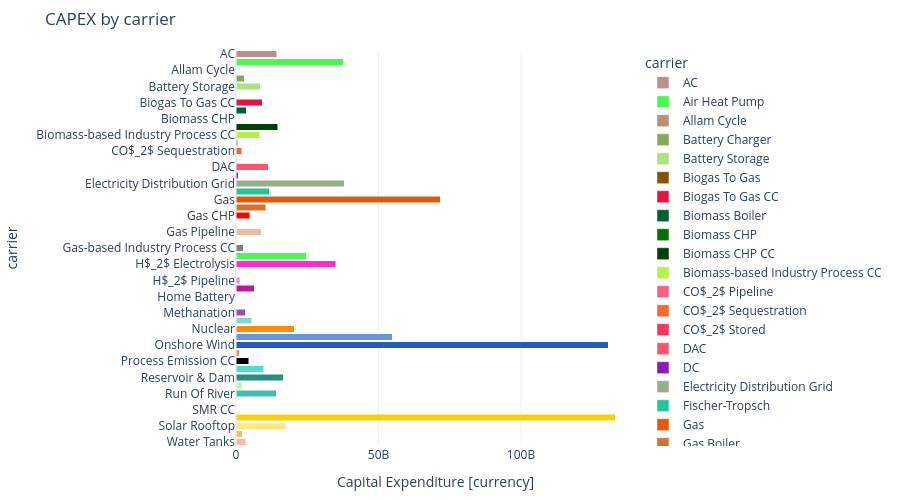

Notebook code cell kept with this figure:
### Code cell
# plotly sizing in pixels
s.capex.iplot.bar(height=500, width=900, title="CAPEX by carrier")

### Figure 1 — Plotly figure (JSON) as saved in the notebook; plotly's stock layout.template omitted (floating-point values rounded to 4 significant figures)
{"data": [{"hovertemplate": "carrier=%{y}<br>Capital Expenditure [currency]=%{x}<extra></extra>", "legendgroup": "AC", "marker": {"color": "rosybrown", "pattern": {"shape": ""}}, "name": "AC", "orientation": "h", "showlegend": true, "textposition": "auto", "type": "bar", "x": [14280000000.0], "xaxis": "x", "y": ["AC"], "yaxis": "y"}, {"hovertemplate": "carrier=%{y}<br>Capital Expenditure [currency]=%{x}<extra></extra>", "legendgroup": "Air Heat Pump", "marker": {"color": "#48f74f", "pattern": {"shape": ""}}, "name": "Air Heat Pump", "orientation": "h", "showlegend": true, "textposition": "auto", "type": "bar", "x": [37700000000.0], "xaxis": "x", "y": ["Air Heat Pump"], "yaxis": "y"}, {"hovertemplate": "carrier=%{y}<br>Capital Expenditure [currency]=%{x}<extra></extra>", "legendgroup": "Allam Cycle", "marker": {"color": "#B98F76", "pattern": {"shape": ""}}, "name": "Allam Cycle", "orientation": "h", "showlegend": true, "textposition": "auto", "type": "bar", "x": [9737.0], "xaxis": "x", "y": ["Allam Cycle"], "yaxis": "y"}, {"hovertemplate": "carrier=%{y}<br>Capital Expenditure [currency]=%{x}<extra></extra>", "legendgroup": "Battery Charger", "marker": {"color": "#88a75b", "pattern": {"shape": ""}}, "name": "Battery Charger", "orientation": "h", "showlegend": true, "textposition": "auto", "type": "bar", "x": [2816000000.0], "xaxis": "x", "y": ["Battery Charger"], "yaxis": "y"}, {"hovertemplate": "carrier=%{y}<br>Capital Expenditure [currency]=%{x}<extra></extra>", "legendgroup": "Battery Storage", "marker": {"color": "#ace37f", "pattern": {"shape": ""}}, "name": "Battery Storage", "orientation": "h", "showlegend": true, "textposition": "auto", "type": "bar", "x": [8530000000.0], "xaxis": "x", "y": ["Battery Storage"], "yaxis": "y"}, {"hovertemplate": "carrier=%{y}<br>Capital Expenditure [currency]=%{x}<extra></extra>", "legendgroup": "Biogas To Gas", "marker": {"color": "#805500", "pattern": {"shape": ""}}, "name": "Biogas To Gas", "orientation": "h", "showlegend": true, "textposition": "auto", "type": "bar", "x": [32660.0], "xaxis": "x", "y": ["Biogas To Gas"], "yaxis": "y"}, {"hovertemplate": "carrier=%{y}<br>Capital Expenditure [currency]=%{x}<extra></extra>", "legendgroup": "Biogas To Gas CC", "marker": {"color": "#e51245", "pattern": {"shape": ""}}, "name": "Biogas To Gas CC", "orientation": "h", "showlegend": true, "textposition": "auto", "type": "bar", "x": [9249000000.0], "xaxis": "x", "y": ["Biogas To Gas CC"], "yaxis": "y"}, {"hovertemplate": "carrier=%{y}<br>Capital Expenditure [currency]=%{x}<extra></extra>", "legendgroup": "Biomass Boiler", "marker": {"color": "#006030", "pattern": {"shape": ""}}, "name": "Biomass Boiler", "orientation": "h", "showlegend": true, "textposition": "auto", "type": "bar", "x": [3562000000.0], "xaxis": "x", "y": ["Biomass Boiler"], "yaxis": "y"}, {"hovertemplate": "carrier=%{y}<br>Capital Expenditure [currency]=%{x}<extra></extra>", "legendgroup": "Biomass CHP", "marker": {"color": "#007008", "pattern": {"shape": ""}}, "name": "Biomass CHP", "orientation": "h", "showlegend": true, "textposition": "auto", "type": "bar", "x": [12970.0], "xaxis": "x", "y": ["Biomass CHP"], "yaxis": "y"}, {"hovertemplate": "carrier=%{y}<br>Capital Expenditure [currency]=%{x}<extra></extra>", "legendgroup": "Biomass CHP CC", "marker": {"color": "#004008", "pattern": {"shape": ""}}, "name": "Biomass CHP CC", "orientation": "h", "showlegend": true, "textposition": "auto", "type": "bar", "x": [14640000000.0], "xaxis": "x", "y": ["Biomass CHP CC"], "yaxis": "y"}, {"hovertemplate": "carrier=%{y}<br>Capital Expenditure [currency]=%{x}<extra></extra>", "legendgroup": "Biomass-based Industry Process CC", "marker": {"color": "#b7f046", "pattern": {"shape": ""}}, "name": "Biomass-based Industry Process CC", "orientation": "h", "showlegend": true, "textposition": "auto", "type": "bar", "x": [8399000000.0], "xaxis": "x", "y": ["Biomass-based Industry Process CC"], "yaxis": "y"}, {"hovertemplate": "carrier=%{y}<br>Capital Expenditure [currency]=%{x}<extra></extra>", "legendgroup": "CO$_2$ Pipeline", "marker": {"color": "#f5627f", "pattern": {"shape": ""}}, "name": "CO$_2$ Pipeline", "orientation": "h", "showlegend": true, "textposition": "auto", "type": "bar", "x": [634600000.0], "xaxis": "x", "y": ["CO$_2$ Pipeline"], "yaxis": "y"}, {"hovertemplate": "carrier=%{y}<br>Capital Expenditure [currency]=%{x}<extra></extra>", "legendgroup": "CO$_2$ Sequestration", "marker": {"color": "#f2682f", "pattern": {"shape": ""}}, "name": "CO$_2$ Sequestration", "orientation": "h", "showlegend": true, "textposition": "auto", "type": "bar", "x": [2000000000.0], "xaxis": "x", "y": ["CO$_2$ Sequestration"], "yaxis": "y"}, {"hovertemplate": "carrier=%{y}<br>Capital Expenditure [currency]=%{x}<extra></extra>", "legendgroup": "CO$_2$ Stored", "marker": {"color": "#f2385a", "pattern": {"shape": ""}}, "name": "CO$_2$ Stored", "orientation": "h", "showlegend": true, "textposition": "auto", "type": "bar", "x": [308900000.0], "xaxis": "x", "y": ["CO$_2$ Stored"], "yaxis": "y"}, {"hovertemplate": "carrier=%{y}<br>Capital Expenditure [currency]=%{x}<extra></extra>", "legendgroup": "DAC", "marker": {"color": "#ff5270", "pattern": {"shape": ""}}, "name": "DAC", "orientation": "h", "showlegend": true, "textposition": "auto", "type": "bar", "x": [11240000000.0], "xaxis": "x", "y": ["DAC"], "yaxis": "y"}, {"hovertemplate": "carrier=%{y}<br>Capital Expenditure [currency]=%{x}<extra></extra>", "legendgroup": "DC", "marker": {"color": "#8a1caf", "pattern": {"shape": ""}}, "name": "DC", "orientation": "h", "showlegend": true, "textposition": "auto", "type": "bar", "x": [842100000.0], "xaxis": "x", "y": ["DC"], "yaxis": "y"}, {"hovertemplate": "carrier=%{y}<br>Capital Expenditure [currency]=%{x}<extra></extra>", "legendgroup": "Electricity Distribution Grid", "marker": {"color": "#97ad8c", "pattern": {"shape": ""}}, "name": "Electricity Distribution Grid", "orientation": "h", "showlegend": true, "textposition": "auto", "type": "bar", "x": [37920000000.0], "xaxis": "x", "y": ["Electricity Distribution Grid"], "yaxis": "y"}, {"hovertemplate": "carrier=%{y}<br>Capital Expenditure [currency]=%{x}<extra></extra>", "legendgroup": "Fischer-Tropsch", "marker": {"color": "#25c49a", "pattern": {"shape": ""}}, "name": "Fischer-Tropsch", "orientation": "h", "showlegend": true, "textposition": "auto", "type": "bar", "x": [11740000000.0], "xaxis": "x", "y": ["Fischer-Tropsch"], "yaxis": "y"}, {"hovertemplate": "carrier=%{y}<br>Capital Expenditure [currency]=%{x}<extra></extra>", "legendgroup": "Gas", "marker": {"color": "#e05b09", "pattern": {"shape": ""}}, "name": "Gas", "orientation": "h", "showlegend": true, "textposition": "auto", "type": "bar", "x": [71730000000.0], "xaxis": "x", "y": ["Gas"], "yaxis": "y"}, {"hovertemplate": "carrier=%{y}<br>Capital Expenditure [currency]=%{x}<extra></extra>", "legendgroup": "Gas Boiler", "marker": {"color": "#d4722e", "pattern": {"shape": ""}}, "name": "Gas Boiler", "orientation": "h", "showlegend": true, "textposition": "auto", "type": "bar", "x": [10420000000.0], "xaxis": "x", "y": ["Gas Boiler"], "yaxis": "y"}, {"hovertemplate": "carrier=%{y}<br>Capital Expenditure [currency]=%{x}<extra></extra>", "legendgroup": "Gas CHP", "marker": {"color": "#ff0000", "pattern": {"shape": ""}}, "name": "Gas CHP", "orientation": "h", "showlegend": true, "textposition": "auto", "type": "bar", "x": [4891000000.0], "xaxis": "x", "y": ["Gas CHP"], "yaxis": "y"}, {"hovertemplate": "carrier=%{y}<br>Capital Expenditure [currency]=%{x}<extra></extra>", "legendgroup": "Gas CHP CC", "marker": {"color": "#6e4e4c", "pattern": {"shape": ""}}, "name": "Gas CHP CC", "orientation": "h", "showlegend": true, "textposition": "auto", "type": "bar", "x": [10880.0], "xaxis": "x", "y": ["Gas CHP CC"], "yaxis": "y"}, {"hovertemplate": "carrier=%{y}<br>Capital Expenditure [currency]=%{x}<extra></extra>", "legendgroup": "Gas Pipeline", "marker": {"color": "#ebbca0", "pattern": {"shape": ""}}, "name": "Gas Pipeline", "orientation": "h", "showlegend": true, "textposition": "auto", "type": "bar", "x": [8797000000.0], "xaxis": "x", "y": ["Gas Pipeline"], "yaxis": "y"}, {"hovertemplate": "carrier=%{y}<br>Capital Expenditure [currency]=%{x}<extra></extra>", "legendgroup": "Gas Pipeline New", "marker": {"color": "#a87c62", "pattern": {"shape": ""}}, "name": "Gas Pipeline New", "orientation": "h", "showlegend": true, "textposition": "auto", "type": "bar", "x": [3772000.0], "xaxis": "x", "y": ["Gas Pipeline New"], "yaxis": "y"}, {"hovertemplate": "carrier=%{y}<br>Capital Expenditure [currency]=%{x}<extra></extra>", "legendgroup": "Gas-based Industry Process CC", "marker": {"color": "#808080", "pattern": {"shape": ""}}, "name": "Gas-based Industry Process CC", "orientation": "h", "showlegend": true, "textposition": "auto", "type": "bar", "x": [2465000000.0], "xaxis": "x", "y": ["Gas-based Industry Process CC"], "yaxis": "y"}, {"hovertemplate": "carrier=%{y}<br>Capital Expenditure [currency]=%{x}<extra></extra>", "legendgroup": "Ground Heat Pump", "marker": {"color": "#48f74f", "pattern": {"shape": ""}}, "name": "Ground Heat Pump", "orientation": "h", "showlegend": true, "textposition": "auto", "type": "bar", "x": [24720000000.0], "xaxis": "x", "y": ["Ground Heat Pump"], "yaxis": "y"}, {"hovertemplate": "carrier=%{y}<br>Capital Expenditure [currency]=%{x}<extra></extra>", "legendgroup": "H$_2$ Electrolysis", "marker": {"color": "#ff29d9", "pattern": {"shape": ""}}, "name": "H$_2$ Electrolysis", "orientation": "h", "showlegend": true, "textposition": "auto", "type": "bar", "x": [35070000000.0], "xaxis": "x", "y": ["H$_2$ Electrolysis"], "yaxis": "y"}, {"hovertemplate": "carrier=%{y}<br>Capital Expenditure [currency]=%{x}<extra></extra>", "legendgroup": "H$_2$ Fuel Cell", "marker": {"color": "#c251ae", "pattern": {"shape": ""}}, "name": "H$_2$ Fuel Cell", "orientation": "h", "showlegend": true, "textposition": "auto", "type": "bar", "x": [9696.0], "xaxis": "x", "y": ["H$_2$ Fuel Cell"], "yaxis": "y"}, {"hovertemplate": "carrier=%{y}<br>Capital Expenditure [currency]=%{x}<extra></extra>", "legendgroup": "H$_2$ Pipeline", "marker": {"color": "#f081dc", "pattern": {"shape": ""}}, "name": "H$_2$ Pipeline", "orientation": "h", "showlegend": true, "textposition": "auto", "type": "bar", "x": [1254000000.0], "xaxis": "x", "y": ["H$_2$ Pipeline"], "yaxis": "y"}, {"hovertemplate": "carrier=%{y}<br>Capital Expenditure [currency]=%{x}<extra></extra>", "legendgroup": "H$_2$ Storage", "marker": {"color": "#bf13a0", "pattern": {"shape": ""}}, "name": "H$_2$ Storage", "orientation": "h", "showlegend": true, "textposition": "auto", "type": "bar", "x": [6376000000.0], "xaxis": "x", "y": ["H$_2$ Storage"], "yaxis": "y"}, {"hovertemplate": "carrier=%{y}<br>Capital Expenditure [currency]=%{x}<extra></extra>", "legendgroup": "Home Battery", "marker": {"color": "#80c944", "pattern": {"shape": ""}}, "name": "Home Battery", "orientation": "h", "showlegend": true, "textposition": "auto", "type": "bar", "x": [11350.0], "xaxis": "x", "y": ["Home Battery"], "yaxis": "y"}, {"hovertemplate": "carrier=%{y}<br>Capital Expenditure [currency]=%{x}<extra></extra>", "legendgroup": "Home Battery Charger", "marker": {"color": "#5e8032", "pattern": {"shape": ""}}, "name": "Home Battery Charger", "orientation": "h", "showlegend": true, "textposition": "auto", "type": "bar", "x": [12030.0], "xaxis": "x", "y": ["Home Battery Charger"], "yaxis": "y"}, {"hovertemplate": "carrier=%{y}<br>Capital Expenditure [currency]=%{x}<extra></extra>", "legendgroup": "Methanation", "marker": {"color": "#9850ad", "pattern": {"shape": ""}}, "name": "Methanation", "orientation": "h", "showlegend": true, "textposition": "auto", "type": "bar", "x": [3282000000.0], "xaxis": "x", "y": ["Methanation"], "yaxis": "y"}, {"hovertemplate": "carrier=%{y}<br>Capital Expenditure [currency]=%{x}<extra></extra>", "legendgroup": "Methanolisation", "marker": {"color": "#83d6d5", "pattern": {"shape": ""}}, "name": "Methanolisation", "orientation": "h", "showlegend": true, "textposition": "auto", "type": "bar", "x": [5464000000.0], "xaxis": "x", "y": ["Methanolisation"], "yaxis": "y"}, {"hovertemplate": "carrier=%{y}<br>Capital Expenditure [currency]=%{x}<extra></extra>", "legendgroup": "Nuclear", "marker": {"color": "#ff8c00", "pattern": {"shape": ""}}, "name": "Nuclear", "orientation": "h", "showlegend": true, "textposition": "auto", "type": "bar", "x": [20390000000.0], "xaxis": "x", "y": ["Nuclear"], "yaxis": "y"}, {"hovertemplate": "carrier=%{y}<br>Capital Expenditure [currency]=%{x}<extra></extra>", "legendgroup": "Offshore Wind", "marker": {"color": "#6895dd", "pattern": {"shape": ""}}, "name": "Offshore Wind", "orientation": "h", "showlegend": true, "textposition": "auto", "type": "bar", "x": [54860000000.0], "xaxis": "x", "y": ["Offshore Wind"], "yaxis": "y"}, {"hovertemplate": "carrier=%{y}<br>Capital Expenditure [currency]=%{x}<extra></extra>", "legendgroup": "Onshore Wind", "marker": {"color": "#235ebc", "pattern": {"shape": ""}}, "name": "Onshore Wind", "orientation": "h", "showlegend": true, "textposition": "auto", "type": "bar", "x": [130500000000.0], "xaxis": "x", "y": ["Onshore Wind"], "yaxis": "y"}, {"hovertemplate": "carrier=%{y}<br>Capital Expenditure [currency]=%{x}<extra></extra>", "legendgroup": "Open-Cycle Gas", "marker": {"color": "#e0986c", "pattern": {"shape": ""}}, "name": "Open-Cycle Gas", "orientation": "h", "showlegend": true, "textposition": "auto", "type": "bar", "x": [1215000000.0], "xaxis": "x", "y": ["Open-Cycle Gas"], "yaxis": "y"}, {"hovertemplate": "carrier=%{y}<br>Capital Expenditure [currency]=%{x}<extra></extra>", "legendgroup": "Process Emission CC", "marker": {"color": "#000000", "pattern": {"shape": ""}}, "name": "Process Emission CC", "orientation": "h", "showlegend": true, "textposition": "auto", "type": "bar", "x": [4441000000.0], "xaxis": "x", "y": ["Process Emission CC"], "yaxis": "y"}, {"hovertemplate": "carrier=%{y}<br>Capital Expenditure [currency]=%{x}<extra></extra>", "legendgroup": "Pumped Hydro Storage", "marker": {"color": "#51dbcc", "pattern": {"shape": ""}}, "name": "Pumped Hydro Storage", "orientation": "h", "showlegend": true, "textposition": "auto", "type": "bar", "x": [9764000000.0], "xaxis": "x", "y": ["Pumped Hydro Storage"], "yaxis": "y"}, {"hovertemplate": "carrier=%{y}<br>Capital Expenditure [currency]=%{x}<extra></extra>", "legendgroup": "Reservoir & Dam", "marker": {"color": "#298c81", "pattern": {"shape": ""}}, "name": "Reservoir & Dam", "orientation": "h", "showlegend": true, "textposition": "auto", "type": "bar", "x": [16560000000.0], "xaxis": "x", "y": ["Reservoir & Dam"], "yaxis": "y"}, {"hovertemplate": "carrier=%{y}<br>Capital Expenditure [currency]=%{x}<extra></extra>", "legendgroup": "Resistive Heater", "marker": {"color": "#bef5b5", "pattern": {"shape": ""}}, "name": "Resistive Heater", "orientation": "h", "showlegend": true, "textposition": "auto", "type": "bar", "x": [2138000000.0], "xaxis": "x", "y": ["Resistive Heater"], "yaxis": "y"}, {"hovertemplate": "carrier=%{y}<br>Capital Expenditure [currency]=%{x}<extra></extra>", "legendgroup": "Run Of River", "marker": {"color": "#3dbfb0", "pattern": {"shape": ""}}, "name": "Run Of River", "orientation": "h", "showlegend": true, "textposition": "auto", "type": "bar", "x": [14200000000.0], "xaxis": "x", "y": ["Run Of River"], "yaxis": "y"}, {"hovertemplate": "carrier=%{y}<br>Capital Expenditure [currency]=%{x}<extra></extra>", "legendgroup": "SMR", "marker": {"color": "#870c71", "pattern": {"shape": ""}}, "name": "SMR", "orientation": "h", "showlegend": true, "textposition": "auto", "type": "bar", "x": [4967.0], "xaxis": "x", "y": ["SMR"], "yaxis": "y"}, {"hovertemplate": "carrier=%{y}<br>Capital Expenditure [currency]=%{x}<extra></extra>", "legendgroup": "SMR CC", "marker": {"color": "#4f1745", "pattern": {"shape": ""}}, "name": "SMR CC", "orientation": "h", "showlegend": true, "textposition": "auto", "type": "bar", "x": [6389.0], "xaxis": "x", "y": ["SMR CC"], "yaxis": "y"}, {"hovertemplate": "carrier=%{y}<br>Capital Expenditure [currency]=%{x}<extra></extra>", "legendgroup": "Solar", "marker": {"color": "#f9d002", "pattern": {"shape": ""}}, "name": "Solar", "orientation": "h", "showlegend": true, "textposition": "auto", "type": "bar", "x": [133000000000.0], "xaxis": "x", "y": ["Solar"], "yaxis": "y"}, {"hovertemplate": "carrier=%{y}<br>Capital Expenditure [currency]=%{x}<extra></extra>", "legendgroup": "Solar Rooftop", "marker": {"color": "#ffea80", "pattern": {"shape": ""}}, "name": "Solar Rooftop", "orientation": "h", "showlegend": true, "textposition": "auto", "type": "bar", "x": [17450000000.0], "xaxis": "x", "y": ["Solar Rooftop"], "yaxis": "y"}, {"hovertemplate": "carrier=%{y}<br>Capital Expenditure [currency]=%{x}<extra></extra>", "legendgroup": "Solar Thermal", "marker": {"color": "#f1c069", "pattern": {"shape": ""}}, "name": "Solar Thermal", "orientation": "h", "showlegend": true, "textposition": "auto", "type": "bar", "x": [2260000000.0], "xaxis": "x", "y": ["Solar Thermal"], "yaxis": "y"}, {"hovertemplate": "carrier=%{y}<br>Capital Expenditure [currency]=%{x}<extra></extra>", "legendgroup": "Water Tanks", "marker": {"color": "#f7b7a3", "pattern": {"shape": ""}}, "name": "Water Tanks", "orientation": "h", "showlegend": true, "textposition": "auto", "type": "bar", "x": [3421000000.0], "xaxis": "x", "y": ["Water Tanks"], "yaxis": "y"}], "layout": {"barmode": "stack", "height": 500, "legend": {"title": {"text": "carrier"}, "tracegroupgap": 0}, "margin": {"b": 50, "l": 50, "r": 50, "t": 50}, "title": {"text": "CAPEX by carrier"}, "width": 900, "xaxis": {"anchor": "y", "domain": [0, 1], "title": {"text": "Capital Expenditure [currency]"}}, "yaxis": {"anchor": "x", "categoryarray": ["Water Tanks", "Solar Thermal", "Solar Rooftop", "Solar", "SMR CC", "SMR", "Run Of River", "Resistive Heater", "Reservoir & Dam", "Pumped Hydro Storage", "Process Emission CC", "Open-Cycle Gas", "Onshore Wind", "Offshore Wind", "Nuclear", "Methanolisation", "Methanation", "Home Battery Charger", "Home Battery", "H$_2$ Storage", "H$_2$ Pipeline", "H$_2$ Fuel Cell", "H$_2$ Electrolysis", "Ground Heat Pump", "Gas-based Industry Process CC", "Gas Pipeline New", "Gas Pipeline", "Gas CHP CC", "Gas CHP", "Gas Boiler", "Gas", "Fischer-Tropsch", "Electricity Distribution Grid", "DC", "DAC", "CO$_2$ Stored", "CO$_2$ Sequestration", "CO$_2$ Pipeline", "Biomass-based Industry Process CC", "Biomass CHP CC", "Biomass CHP", "Biomass Boiler", "Biogas To Gas CC", "Biogas To Gas", "Battery Storage", "Battery Charger", "Allam Cycle", "Air Heat Pump", "AC"], "categoryorder": "array", "domain": [0, 1], "title": {"text": "carrier"}}}}
